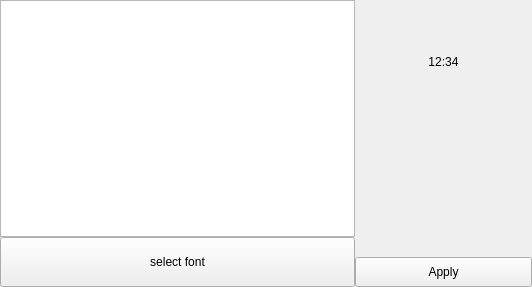
<?xml version="1.0" encoding="UTF-8"?>
<ui version="4.0">
 <class>TimeLabelSettings</class>
 <widget class="QWidget" name="TimeLabelSettings">
  <property name="geometry">
   <rect>
    <x>0</x>
    <y>0</y>
    <width>532</width>
    <height>287</height>
   </rect>
  </property>
  <property name="windowTitle">
   <string>Form</string>
  </property>
  <layout class="QHBoxLayout" name="horizontalLayout" stretch="2,1">
   <property name="spacing">
    <number>0</number>
   </property>
   <property name="leftMargin">
    <number>0</number>
   </property>
   <property name="topMargin">
    <number>0</number>
   </property>
   <property name="rightMargin">
    <number>0</number>
   </property>
   <property name="bottomMargin">
    <number>0</number>
   </property>
   <item>
    <widget class="QWidget" name="widget" native="true">
     <layout class="QVBoxLayout" name="verticalLayout" stretch="0,0">
      <property name="spacing">
       <number>0</number>
      </property>
      <property name="leftMargin">
       <number>0</number>
      </property>
      <property name="topMargin">
       <number>0</number>
      </property>
      <property name="rightMargin">
       <number>0</number>
      </property>
      <property name="bottomMargin">
       <number>0</number>
      </property>
      <item>
       <widget class="QPlainTextEdit" name="font_info"/>
      </item>
      <item>
       <widget class="QPushButton" name="btn_select_font">
        <property name="minimumSize">
         <size>
          <width>0</width>
          <height>50</height>
         </size>
        </property>
        <property name="text">
         <string>select font</string>
        </property>
       </widget>
      </item>
     </layout>
    </widget>
   </item>
   <item>
    <widget class="QWidget" name="right_handside" native="true">
     <layout class="QVBoxLayout" name="verticalLayout_2">
      <property name="leftMargin">
       <number>0</number>
      </property>
      <property name="topMargin">
       <number>0</number>
      </property>
      <property name="rightMargin">
       <number>0</number>
      </property>
      <property name="bottomMargin">
       <number>0</number>
      </property>
      <item>
       <widget class="QLabel" name="label">
        <property name="text">
         <string>12:34</string>
        </property>
        <property name="alignment">
         <set>Qt::AlignmentFlag::AlignCenter</set>
        </property>
       </widget>
      </item>
      <item>
       <widget class="ColorSelectWidget" name="btn_select_color" native="true"/>
      </item>
      <item>
       <widget class="QPushButton" name="btn_apply">
        <property name="minimumSize">
         <size>
          <width>0</width>
          <height>30</height>
         </size>
        </property>
        <property name="text">
         <string>Apply</string>
        </property>
       </widget>
      </item>
     </layout>
    </widget>
   </item>
  </layout>
 </widget>
 <customwidgets>
  <customwidget>
   <class>ColorSelectWidget</class>
   <extends>QWidget</extends>
   <header>ColorSelectWidget.h</header>
   <container>1</container>
  </customwidget>
 </customwidgets>
 <resources/>
 <connections/>
</ui>
